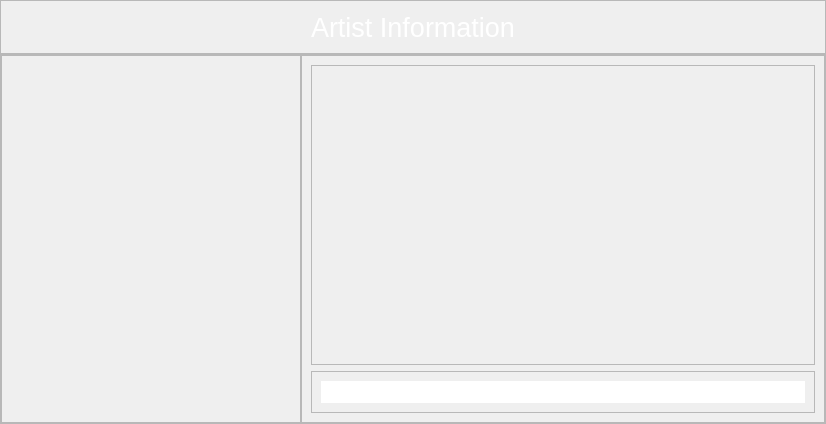
                <widget class="QWidget" name="scrollAreaWidgetContents_4">
                 <property name="geometry">
                  <rect>
                   <x>0</x>
                   <y>0</y>
                   <width>826</width>
                   <height>424</height>
                  </rect>
                 </property>
                 <layout class="QVBoxLayout" name="verticalLayout_18">
                  <property name="spacing">
                   <number>0</number>
                  </property>
                  <property name="leftMargin">
                   <number>0</number>
                  </property>
                  <property name="topMargin">
                   <number>0</number>
                  </property>
                  <property name="rightMargin">
                   <number>0</number>
                  </property>
                  <property name="bottomMargin">
                   <number>0</number>
                  </property>
                  <item>
                   <widget class="QFrame" name="frame_page_4_title">
                    <property name="maximumSize">
                     <size>
                      <width>16777215</width>
                      <height>60</height>
                     </size>
                    </property>
                    <property name="frameShape">
                     <enum>QFrame::StyledPanel</enum>
                    </property>
                    <property name="frameShadow">
                     <enum>QFrame::Raised</enum>
                    </property>
                    <layout class="QHBoxLayout" name="horizontalLayout_5">
                     <item>
                      <widget class="QLabel" name="label_artist_info">
                       <property name="font">
                        <font>
                         <pointsize>20</pointsize>
                        </font>
                       </property>
                       <property name="styleSheet">
                        <string notr="true">color: rgb(255, 255, 255);</string>
                       </property>
                       <property name="text">
                        <string>Artist Information</string>
                       </property>
                       <property name="scaledContents">
                        <bool>false</bool>
                       </property>
                       <property name="alignment">
                        <set>Qt::AlignCenter</set>
                       </property>
                      </widget>
                     </item>
                    </layout>
                   </widget>
                  </item>
                  <item>
                   <widget class="QFrame" name="frame_page_4_contents">
                    <property name="frameShape">
                     <enum>QFrame::StyledPanel</enum>
                    </property>
                    <property name="frameShadow">
                     <enum>QFrame::Raised</enum>
                    </property>
                    <layout class="QHBoxLayout" name="horizontalLayout_8">
                     <property name="spacing">
                      <number>0</number>
                     </property>
                     <property name="leftMargin">
                      <number>0</number>
                     </property>
                     <property name="topMargin">
                      <number>0</number>
                     </property>
                     <property name="rightMargin">
                      <number>0</number>
                     </property>
                     <property name="bottomMargin">
                      <number>0</number>
                     </property>
                     <item>
                      <widget class="QFrame" name="frame_page_4_artists">
                       <property name="sizePolicy">
                        <sizepolicy hsizetype="Minimum" vsizetype="Minimum">
                         <horstretch>0</horstretch>
                         <verstretch>0</verstretch>
                        </sizepolicy>
                       </property>
                       <property name="minimumSize">
                        <size>
                         <width>300</width>
                         <height>0</height>
                        </size>
                       </property>
                       <property name="maximumSize">
                        <size>
                         <width>300</width>
                         <height>16777215</height>
                        </size>
                       </property>
                       <property name="frameShape">
                        <enum>QFrame::StyledPanel</enum>
                       </property>
                       <property name="frameShadow">
                        <enum>QFrame::Raised</enum>
                       </property>
                       <layout class="QVBoxLayout" name="verticalLayout_21">
                        <property name="spacing">
                         <number>0</number>
                        </property>
                        <property name="leftMargin">
                         <number>0</number>
                        </property>
                        <property name="topMargin">
                         <number>0</number>
                        </property>
                        <property name="rightMargin">
                         <number>0</number>
                        </property>
                        <property name="bottomMargin">
                         <number>0</number>
                        </property>
                        <item>
                         <layout class="QVBoxLayout" name="verticalLayout_7">
                          <property name="spacing">
                           <number>0</number>
                          </property>
                          <property name="bottomMargin">
                           <number>0</number>
                          </property>
                         </layout>
                        </item>
                       </layout>
                      </widget>
                     </item>
                     <item>
                      <widget class="QFrame" name="frame_page_4_info">
                       <property name="enabled">
                        <bool>true</bool>
                       </property>
                       <property name="sizePolicy">
                        <sizepolicy hsizetype="MinimumExpanding" vsizetype="Preferred">
                         <horstretch>0</horstretch>
                         <verstretch>0</verstretch>
                        </sizepolicy>
                       </property>
                       <property name="maximumSize">
                        <size>
                         <width>16777215</width>
                         <height>16777215</height>
                        </size>
                       </property>
                       <property name="frameShape">
                        <enum>QFrame::StyledPanel</enum>
                       </property>
                       <property name="frameShadow">
                        <enum>QFrame::Raised</enum>
                       </property>
                       <layout class="QVBoxLayout" name="verticalLayout_22">
                        <item>
                         <widget class="QFrame" name="frame_2">
                          <property name="sizePolicy">
                           <sizepolicy hsizetype="Preferred" vsizetype="Preferred">
                            <horstretch>0</horstretch>
                            <verstretch>0</verstretch>
                           </sizepolicy>
                          </property>
                          <property name="minimumSize">
                           <size>
                            <width>500</width>
                            <height>300</height>
                           </size>
                          </property>
                          <property name="frameShape">
                           <enum>QFrame::StyledPanel</enum>
                          </property>
                          <property name="frameShadow">
                           <enum>QFrame::Raised</enum>
                          </property>
                          <layout class="QVBoxLayout" name="verticalLayout_12">
                           <item>
                            <layout class="QVBoxLayout" name="verticalLayout_artist_info"/>
                           </item>
                          </layout>
                         </widget>
                        </item>
                        <item>
                         <widget class="QFrame" name="frame">
                          <property name="maximumSize">
                           <size>
                            <width>16777215</width>
                            <height>90</height>
                           </size>
                          </property>
                          <property name="frameShape">
                           <enum>QFrame::StyledPanel</enum>
                          </property>
                          <property name="frameShadow">
                           <enum>QFrame::Raised</enum>
                          </property>
                          <layout class="QHBoxLayout" name="horizontalLayout_9">
                           <item>
                            <widget class="QProgressBar" name="progressBar_2">
                             <property name="styleSheet">
                              <string notr="true">QProgressBar {
	color:rgb(255, 255, 255);
	border: 0px
}

QProgressBar::chunk {
	background-color: rgb(30, 215, 96);
}
</string>
                             </property>
                             <property name="value">
                              <number>0</number>
                             </property>
                             <property name="alignment">
                              <set>Qt::AlignCenter</set>
                             </property>
                             <property name="textVisible">
                              <bool>false</bool>
                             </property>
                            </widget>
                           </item>
                          </layout>
                         </widget>
                        </item>
                       </layout>
                      </widget>
                     </item>
                    </layout>
                   </widget>
                  </item>
                 </layout>
                </widget>
